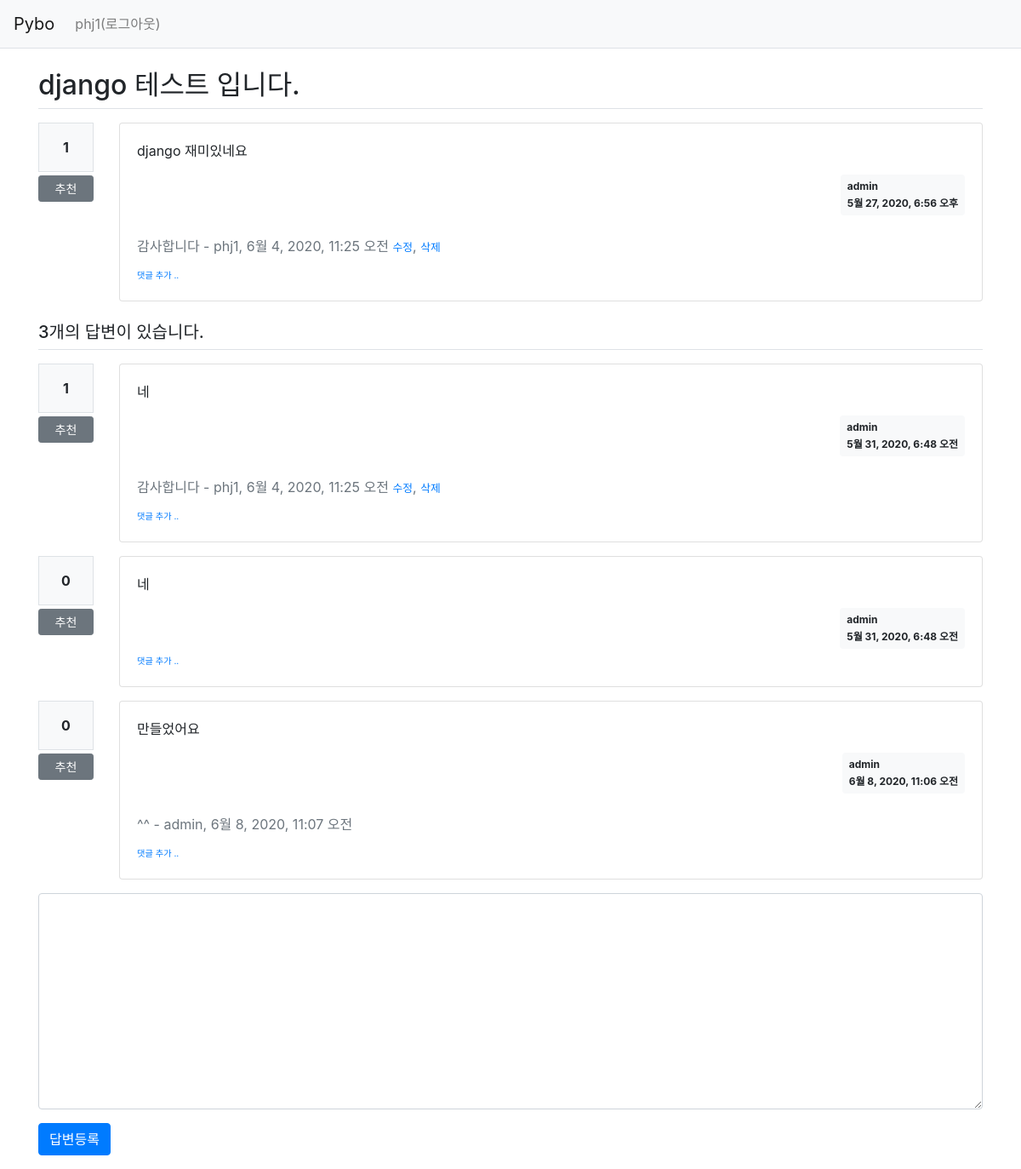
/pybo/103/ (signed in), run on the app's committed database.
### pybo/models.py (models this page shows, shortened)
class Question(models.Model):
    author = models.ForeignKey(User, on_delete=models.CASCADE, related_name='author_question')
    subject = models.CharField(max_length=200)
    content = models.TextField()
    create_date = models.DateTimeField()
    modify_date = models.DateTimeField(null=True, blank=True)
    voter = models.ManyToManyField(User, related_name='voter_question') #voter 추가

class Comment(models.Model):
    author = models.ForeignKey(User, on_delete=models.CASCADE)
    content = models.TextField()
    create_date = models.DateTimeField()
    modify_date = models.DateTimeField(null=True, blank=True)
    question = models.ForeignKey(Question, null=True, blank=True, on_delete=models.CASCADE)
    answer = models.ForeignKey(Answer, null=True, blank=True, on_delete=models.CASCADE)

class Answer(models.Model):
    author = models.ForeignKey(User, on_delete=models.CASCADE, related_name='author_answer')
    question = models.ForeignKey(Question, on_delete=models.CASCADE)
    content = models.TextField()
    create_date = models.DateTimeField()
    modify_date = models.DateTimeField(null=True, blank=True)
    voter = models.ManyToManyField(User, related_name='voter_answer')

### pybo/views/base_views.py (the view)
# urls.py: path('<int:question_id>/', base_views.detail, name='detail'),
def detail(request, question_id):
    question = get_object_or_404(Question, pk=question_id)
    context = {'question': question}
    return render(request, 'pybo/question_detail.html', context)

### pybo/templatetags/pybo_filter.py (called while the page is built)
@register.filter()
def mark(value):
    extensions = ["nl2br", "fenced_code"]
    return mark_safe(markdown.markdown(value, extensions=extensions))

### templates/pybo/question_detail.html (shortened to what this page needs)
{% extends 'base.html' %}
{% load pybo_filter %}
{% block content %}
<div class="container my-3">
    <h2 class="border-bottom py-2">{{ question.subject }}</h2>
    <div class="row my-3">
        <div class="col-1">
            <div class="bg-light text-center p-3 border font-weight-bolder mb-1">{{question.voter.count}}</div>
            <a href="#" data-uri="{% url 'pybo:vote_question' question.id %}"
               class="recommend btn btn-sm btn-secondary btn-block my-1">추천</a>
        </div>
        <div class="col-11">
            <div class="card">
                <div class="card-body">
                    <div class="card-text">{{ question.content|mark }}</div>
                    <div class="d-flex justify-content-end">
                        <div class="badge badge-light p-2 text-left">
                            <div class="mb-2">{{ question.author.username }}</div>
                            <div>{{ question.create_date }}</div>
                        </div>
                    </div>
                    {% if question.comment_set.count > 0 %}
                    <div class="mt-3">
                    {% for comment in question.comment_set.all %}
                        <div class="comment py-2 text-muted">
                            <span style="white-space: pre-line;">{{ comment.content }}</span>
                            <span>
                                - {{ comment.author }}, {{ comment.create_date }}
                            </span>
                            {% if request.user == comment.author %}
                            <a href="{% url 'pybo:comment_modify_question' comment.id  %}" class="small">수정</a>,
                            <a href="#" class="small delete"
                               data-uri="{% url 'pybo:comment_delete_question' comment.id  %}">삭제</a>
                            {% endif %}
                        </div>
                    {% endfor %}
                    </div>
                    {% endif %}
                    <div>
                        <a href="{% url 'pybo:comment_create_question' question.id  %}"
                           class="small"><small>댓글 추가 ..</small></a>
                    </div>
                </div>
            </div>
        </div>
    </div>
    <h5 class="border-bottom my-3 py-2">{{question.answer_set.count}}개의 답변이 있습니다.</h5>
    {% for answer in question.answer_set.all %}
    <div class="row my-3">
        <div class="col-1">
            <div class="bg-light text-center p-3 border font-weight-bolder mb-1">{{answer.voter.count}}</div>
            <a href="#" data-uri="{% url 'pybo:vote_answer' answer.id %}"
                class="recommend btn btn-sm btn-secondary btn-block my-1">추천</a>
        </div>
        <div class="col-11">
            <div class="card">
                <div class="card-body">
                    <div class="card-text">{{ answer.content|mark }}</div>
                    <div class="d-flex justify-content-end">
                        <div class="badge badge-light p-2 text-left">
                            <div class="mb-2">{{ answer.author.username }}</div>
                            <div>{{ answer.create_date }}</div>
                        </div>
                    </div>
                    {% if answer.comment_set.count > 0 %}
                    <div class="mt-3">
                    {% for comment in answer.comment_set.all %}
                        <div class="comment py-2 text-muted">
                            <span style="white-space: pre-line;">{{ comment.content }}</span>
                            <span>
                                - {{ comment.author }}, {{ comment.create_date }}
                            </span>
                            {% if request.user == comment.author %}
                            <a href="{% url 'pybo:comment_modify_answer' comment.id  %}" class="small">수정</a>,
                            <a href="#" class="small delete"
                               data-uri="{% url 'pybo:comment_delete_answer' comment.id  %}">삭제</a>
                            {% endif %}
                        </div>
                    {% endfor %}
                    </div>
                    {% endif %}
                    <div>
                        <a href="{% url 'pybo:comment_create_answer' answer.id  %}"
                           class="small"><small>댓글 추가 ..</small></a>
                    </div>
                </div>
            </div>
        </div>
    </div>
    {% endfor %}
    <form action="{% url 'pybo:answer_create' question.id %}" method="post" class="my-3">
        <div class="form-group">
            <textarea {% if not user.is_authenticated %}disabled{% endif %}
              name="content" id="content" class="form-control" rows="10"></textarea>
        </div>
        <input type="submit" value="답변등록" class="btn btn-primary">
    </form>
</div>
{% endblock %}

### templates/navbar.html (shortened to what this page needs)
<nav class="navbar navbar-expand-lg navbar-light bg-light border-bottom">
    <a class="navbar-brand" href="{% url 'pybo:index' %}">Pybo</a>
    <div class="collapse navbar-collapse flex-grow-0" id="navbarNav">
        <ul class="navbar-nav">
            <li class="nav-item ">
                {% if user.is_authenticated %}
                <a class="nav-link" href="{% url 'common:logout' %}">{{ user.username }}(로그아웃)</a>
                {% else %}
                <a class="nav-link" href="{% url 'common:login' %}">로그인</a>
                {% endif %}
            </li>
        </ul>
    </div>
</nav>

### data on the page
Question: subject "django 테스트 입니다.", voter.count "1", content|mark "django 재미있네요", author.username "admin", create_date "5월 27, 2020, 6:56 오후", answer_set.count "3"
Comment: content "감사합니다", author "phj1", create_date "6월 4, 2020, 11:25 오전", shows "수정"
Answer: voter.count "1", content|mark "네", author.username "admin", create_date "5월 31, 2020, 6:48 오전"
Comment: content "감사합니다", author "phj1", create_date "6월 4, 2020, 11:25 오전", shows "수정"
Answer: voter.count "0", content|mark "네", author.username "admin", create_date "5월 31, 2020, 6:48 오전"
Answer: voter.count "0", content|mark "만들었어요", author.username "admin", create_date "6월 8, 2020, 11:06 오전"
Comment: content "^^", author "admin", create_date "6월 8, 2020, 11:07 오전"

### other printed values
{{ user.username }} "phj1"
